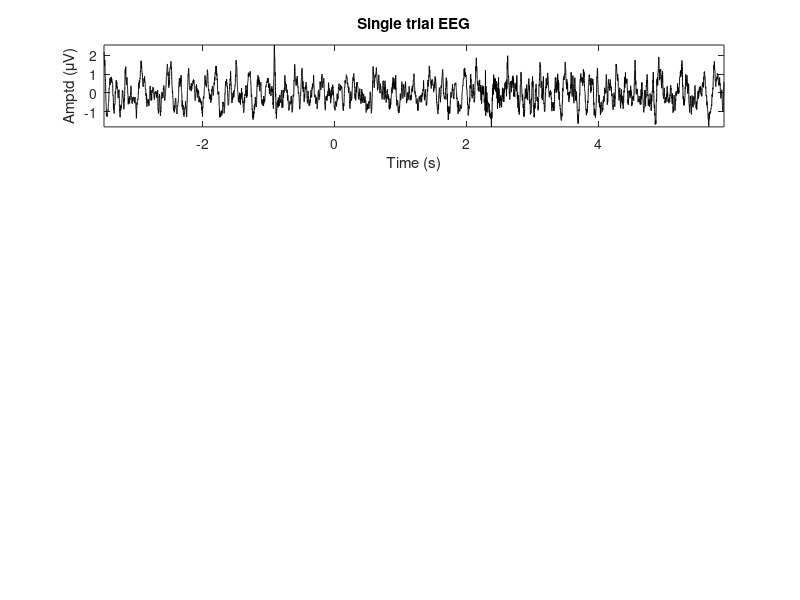

MATLAB code for this plot: (Note: this script raises an error after producing the figure.)
% close all;
addpath subfunctions
load('subfunctions/sampledat.mat');

clf;
srate = 2000;
spec = zeros([1001,86]);
moving_factor = 0: .1 : 8.5;
xx = 1:size(spec,1);
idx = 1 ;
real_t = [];

for mv = moving_factor
    %% Data selection
    subplot(4,1,1); hold off;
    plot(t, x , 'k');
    axis tight;
    xlabel('Time (s)');
    ylabel('Amptd (\muV)');
    title('Single trial EEG' );
    
    target_window = [-3.5 -2.5] + mv;
    t_idx = hb_findIdx( target_window, t );
    
    hold on;
    plot( t(t_idx), x( t_idx ), 'r' , 'LineWidth', 1);
    set(gca, 'YTick', []);
    set(gca, 'FontSize', 12, 'Box', 'off', 'LineWIdth', 2);
    
    %% Hanning window application
    subplot(4,3,4); hold off;
    plot( x( t_idx ) , 'r');
    set(gca, 'XTick', []); set(gca, 'YTick', []);
    title('Selected data');
    axis tight;
    ylim([-3 3]);
    xlabel('Time')
    ylabel('Amptd (\muV)');
    set(gca, 'FontSize', 12, 'Box', 'off', 'LineWIdth', 2);
    
    kernel = hanning(length(t_idx)); tt = 'Hanning';
    alpha = 5;
    kernel = gausswin( length(t_idx), alpha ) ; tt = ['Gauss. (\alpha=' num2str(alpha) ')'] ;
    
    subplot(4,3,5); hold off;
    plot(kernel, 'k');
    axis tight;
    title([tt ' window (temporal kernel)']);
    ylim([0 1]);
    set(gca, 'XTick', []);
    xlabel('Time')
    ylabel('Weight');
    set(gca, 'YTick', [0 1]);
    set(gca, 'FontSize', 12, 'Box', 'off', 'LineWIdth', 2);
    
    subplot(4,3,6); hold off;
    scaled_data =  x( t_idx )' .* kernel;
    plot(scaled_data, 'b-');
    title('Weighted data');
    axis tight;
    ylim([-3 3]);
    set(gca, 'XTick', []); set(gca, 'YTick', []);
    xlabel('Time')
    ylabel('Weighted Amptd (\muV)');
    set(gca, 'FontSize', 12, 'Box', 'off', 'LineWIdth', 2);
    
    %% Single-window FFT
    subplot(4,1,3); hold off;
    [fft_result_ori] = positiveFFT( x( t_idx ), 2000, 0);
    [fft_result_weight, frequency] = positiveFFT(scaled_data', 2000, 0);
    stem( frequency, abs(fft_result_ori).^2, 'ro' );
    hold on;
    stem( frequency, abs(fft_result_weight).^2, 'bs', 'MarkerFaceColor', 'b' );
    spec(1:length(fft_result_weight), idx) = abs(fft_result_weight).^2;
    legend({'Raw EEG', 'Weighted EEG'}, 'FontSize', 12);
    real_t( idx ) = nanmean( t(t_idx));
    idx = idx+1;
    set(gca, 'YTick', []);
    ylabel('Power (\muV^2)');
    xlabel('Freq (Hz)');
    xlim([1 40]);
    title('FFT result (of weighted data)');
    set(gca, 'FontSize', 12, 'Box', 'off', 'LineWIdth', 2);
    
    %% Spectrogram
    subplot(4,1,4); hold off;
    imagesc(xx, frequency, spec );
    ylim([1 40]);
    set(gca, 'XTick', []);
    colormap jet;
    axis xy;
    title('Power spectrogram');
    xlabel('Time'); ylabel('Freq (Hz)')
    drawnow;
    
end

%% Smooth spectrogram
subplot(4,1,4); hold off;
imagesc(real_t, frequency, imresize( spec, 5, 'cubic' ));
xlim([t(1), t(end)]);
ylim([1 40]);
xlabel('Time (s)'); ylabel('Freq (Hz)');
colormap jet;
axis xy;
title('Power spectrogram');
set(gca, 'FontSize', 12, 'Box', 'off', 'LineWIdth', 2);
